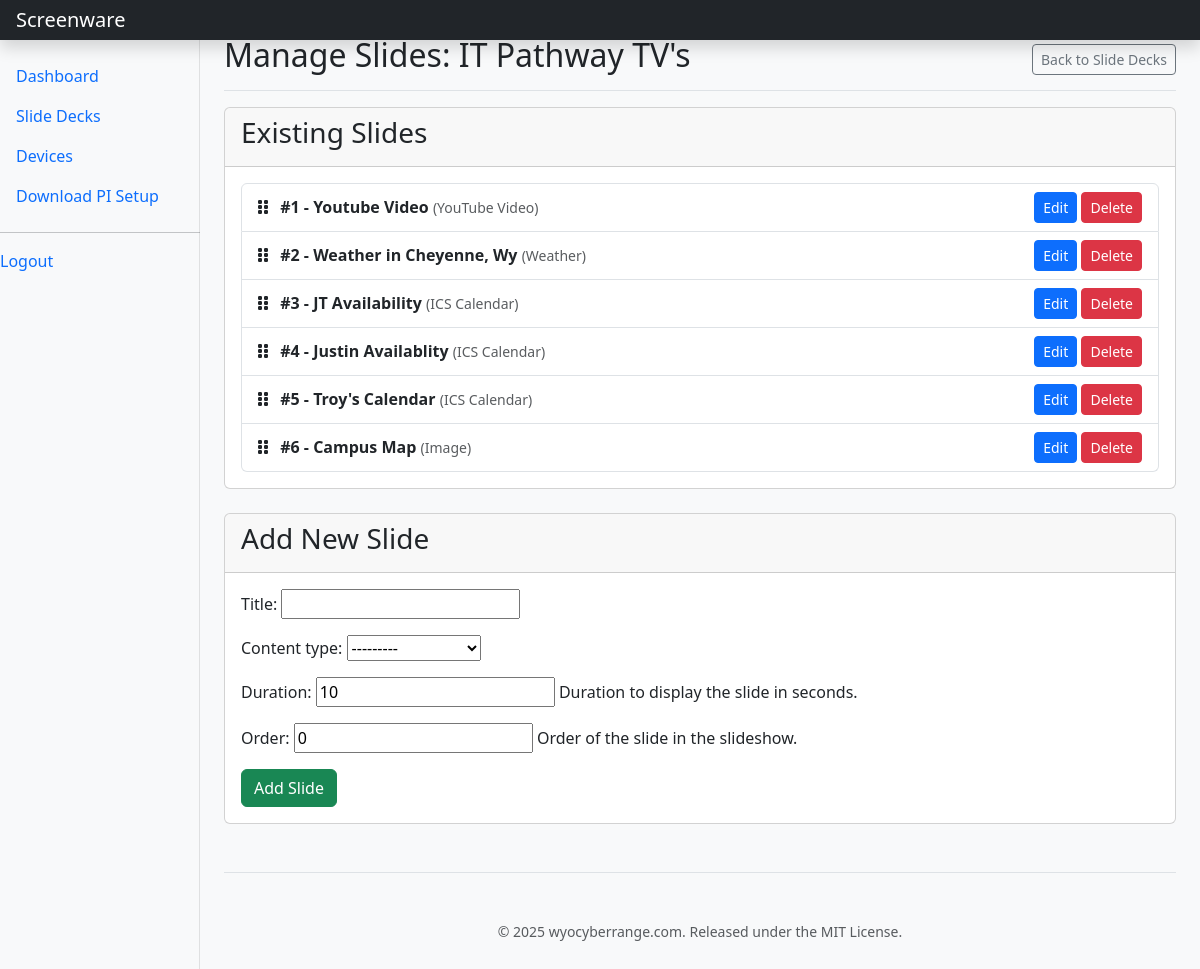
The app's page /manage/slidedecks/1/slides/ (signed in) with its own data.
### slideshow/models.py (models this page shows, shortened)
class SlideDeck(models.Model):
    name = models.CharField(max_length=100, unique=True)
    slug = models.SlugField(max_length=100, unique=True, help_text="A short, URL-friendly version of the name.")
    last_updated = models.DateTimeField(auto_now=True)

class Slide(models.Model):
    CONTENT_TYPE_CHOICES = [
        ('text', 'Text'),
        ('image', 'Image'),
        ('video', 'Video'),
        ('youtube', 'YouTube Video'),
        ('calendar', 'ICS Calendar'),
        ('weather', 'Weather'),
        ('rss', 'RSS Feed'),
    ]
    CALENDAR_VIEW_CHOICES = [
        ('ics_week', 'ICS Weekly Agenda'),
        ('html_embed', 'HTML Full Page Embed'),
        ('ics_today', "ICS Today's Agenda"),
    ]
    slide_deck = models.ForeignKey(SlideDeck, on_delete=models.CASCADE, related_name='slides')
    title = models.CharField(max_length=200)
    content_type = models.CharField(max_length=15, choices=CONTENT_TYPE_CHOICES)
    text_content = models.TextField(blank=True, help_text="Enter text content for the slide.")
    image_content = models.ImageField(upload_to='images/', blank=True, help_text="Upload an image for the slide.")
    video_content = models.FileField(upload_to='videos/', blank=True, help_text="Upload a video for the slide.")
    youtube_video_id = models.CharField(max_length=50, blank=True, help_text="Enter the YouTube Video ID (e.g., 'dQw4w9WgXcQ').")
    calendar_url = models.URLField(blank=True, help_text="Enter the URL for an ICS calendar or the HTML calendar link.")
    calendar_display_style = models.CharField(
        max_length=20,
        choices=CALENDAR_VIEW_CHOICES,
        default='ics_week',
        help_text="Choose how to display the calendar."
    )
    latitude = models.DecimalField(max_digits=9, decimal_places=6, blank=True, null=True, help_text="e.g., 41.139981")
    longitude = models.DecimalField(max_digits=9, decimal_places=6, blank=True, null=True, help_text="e.g., -104.820244")
    api_key = models.CharField(max_length=100, blank=True, null=True, help_text="OpenWeatherMap API Key")
    rss_feed_url = models.URLField(max_length=500, blank=True, null=True, help_text="Enter the URL for an RSS news feed.")
    duration = models.PositiveIntegerField(default=10, help_text="Duration to display the slide in seconds.")
    order = models.PositiveIntegerField(default=0, help_text="Order of the slide in the slideshow.")
    class Meta:
        ordering = ['order']

### management/views.py (the view)
# urls.py: path('slidedecks/<int:deck_pk>/slides/', views.manage_slides_view, name='manage_slides'),
@login_required
def manage_slides_view(request, deck_pk):
    slidedeck = get_object_or_404(SlideDeck, pk=deck_pk)
    if request.method == 'POST':
        form = SlideForm(request.POST, request.FILES)
        if form.is_valid():
            new_slide = form.save(commit=False)
            new_slide.slide_deck = slidedeck
            new_slide.save()
            return redirect('manage_slides', deck_pk=slidedeck.pk)
    else:
        form = SlideForm()
    slides = slidedeck.slides.all().order_by('order')
    context = {
        'slidedeck': slidedeck,
        'slides': slides,
        'form': form,
    }
    return render(request, 'management/manage_slides.html', context)

### management/forms.py
class SlideForm(forms.ModelForm):
    class Meta:
        model = Slide
        fields = [
            'title',
            'content_type',
            'duration',
            'order',
            'text_content',
            'image_content',
            'video_content',
            'youtube_video_id',
            'calendar_url',
            'calendar_display_style',
            'latitude',
            'longitude',
            'api_key',
            'rss_feed_url',
        ]
        widgets = {
            'text_content': forms.Textarea(attrs={'rows': 4}),
        }
    def __init__(self, *args, **kwargs):
        super().__init__(*args, **kwargs)
        for field_name in self.fields:
            if field_name not in ['title', 'content_type', 'duration', 'order']:
                self.fields[field_name].required = False

### management/templates/management/manage_slides.html (shortened to what this page needs)
{% extends 'management/base.html' %}
{% block content %}
<div class="d-flex justify-content-between flex-wrap flex-md-nowrap align-items-center pt-3 pb-2 mb-3 border-bottom">
    <h1 class="h2">Manage Slides: {{ slidedeck.name }}</h1>
    <a href="{% url 'manage_slidedeck_list' %}" class="btn btn-sm btn-outline-secondary">Back to Slide Decks</a>
</div>
<div class="card mb-4">
    <div class="card-header d-flex justify-content-between align-items-center">
        <h3>Existing Slides</h3>
        <small id="order-status" class="text-muted"></small> </div>
    <div class="card-body">
        <ul class="list-group" id="slide-list">
            {% for slide in slides %}
            <li class="list-group-item d-flex justify-content-between align-items-center" data-slide-id="{{ slide.pk }}">
                <div>
                    <i class="fas fa-grip-vertical me-2" style="cursor: grab;"></i> <strong>#{{ forloop.counter }} - {{ slide.title }}</strong>
                    <small class="text-muted">({{ slide.get_content_type_display }})</small>
                </div>
                <div>
                    <a href="{% url 'manage_slide_edit' slide.pk %}" class="btn btn-sm btn-primary">Edit</a>
                    <a href="{% url 'manage_slide_delete' slide.pk %}" class="btn btn-sm btn-danger">Delete</a>
                </div>
            </li>
            {% empty %}
            <li class="list-group-item">No slides have been added to this deck yet.</li>
            {% endfor %}
        </ul>
    </div>
</div>
<div class="card">
    <div class="card-header">
        <h3>Add New Slide</h3>
    </div>
    <div class="card-body">
        <form method="post" enctype="multipart/form-data">
            {{ form.as_p }}
            <button type="submit" class="btn btn-success">Add Slide</button>
        </form>
    </div>
</div>
{% endblock %}

### management/templates/management/base.html (shortened to what this page needs)
<!DOCTYPE html>
<html lang="en">
<head>
    <link href="https://cdn.jsdelivr.net/npm/bootstrap@5.3.0/dist/css/bootstrap.min.css" rel="stylesheet">
    <link rel="stylesheet" href="https://cdnjs.cloudflare.com/ajax/libs/font-awesome/6.5.2/css/all.min.css">
</head>
<body>
<nav class="navbar navbar-dark bg-dark fixed-top p-0 shadow">
    <a class="navbar-brand col-md-3 col-lg-2 me-0 px-3" href="#">Screenware</a>
</nav>
<div class="container-fluid">
    <div class="row">
        <nav class="col-md-3 col-lg-2 d-md-block bg-light sidebar collapse">
            <div class="sidebar-sticky">
                <ul class="nav flex-column">
                    <li class="nav-item">
                        <a class="nav-link" href="{% url 'dashboard' %}">Dashboard</a>
                    </li>
                    <li class="nav-item">
                        <a class="nav-link" href="{% url 'manage_slidedeck_list' %}">Slide Decks</a>
                    </li>
                    <li class="nav-item">
                        <a class="nav-link" href="{% url 'manage_device_list' %}">Devices</a>
                    </li>
                        <li class="nav-item">
                        <a class="nav-link" href="{% url 'download_setup_script' %}">Download PI Setup</a>
                    </li>
                </ul>
                <hr>
                <ul class="nav flex-column">
                     <li class="nav-item">
                        <form action="{% url 'logout' %}" method="post" class="d-inline">
                            <button type="submit" class="btn btn-link nav-link" style="padding: 0; border: none; background: none;">Logout</button>
                        </form>
                    </li>
                </ul>
            </div>
        </nav>
        <main class="main-content col-md-9 ms-sm-auto col-lg-10 px-md-4">
            {% block content %}{% endblock %}
            <footer class="pt-4 my-md-5 pt-md-5 border-top text-center">
                <small class="d-block mb-3 text-muted">
                    &copy; {% now "Y" %} <a href="http://wyocyberrange.com" class="text-muted text-decoration-none">wyocyberrange.com</a>. Released under the <a href="https://opensource.org/licenses/MIT" class="text-muted text-decoration-none" target="_blank" rel="noopener noreferrer">MIT License</a>.
                </small>
            </footer>
        </main>
    </div>
</div>
</body>
</html>

### management/templates/management/base.html (style rules this page uses)
body { background-color: #f8f9fa; }
.sidebar { position: fixed; top: 0; left: 0; bottom: 0; z-index: 100; padding: 48px 0 0; box-shadow: inset -1px 0 0 rgba(0, 0, 0, .1); }
.sidebar-sticky { padding-top: .5rem; }
.nav-link { font-weight: 500; }
.main-content { margin-left: 220px; padding: 20px; }

### records on screen
SlideDeck: name "IT Pathway TV's"
Slide: title "Youtube Video", content_type "YouTube Video"
Slide: title "Weather in Cheyenne, Wy", content_type "Weather"
Slide: title "JT Availability", content_type "ICS Calendar"
Slide: title "Justin Availablity", content_type "ICS Calendar"
Slide: title "Troy's Calendar", content_type "ICS Calendar"
Slide: title "Campus Map", content_type "Image"
